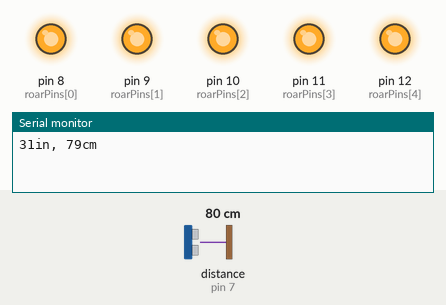
Simulated run of this sketch. Board: Arduino Uno, built with avr-gcc and run on an emulated ATmega328P. Parts: output pins drawn as LEDs (lit = HIGH), the last lines printed to the serial monitor. Wiring (inferred from the names in the program): ultrasonic range finder: trigger pin 6; echo pin 7. Inputs (shaded band) come from the test bench; at power-on: distance to the obstacle (sensor on pin 7) 80 cm. The echo pulse lasts 58.3 µs per cm; pins used as bus, display or sensor lines are not drawn.

Above: at 0.5 s.
At 1.2 s:
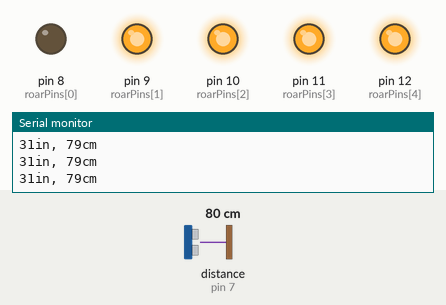
At 12.3 s:
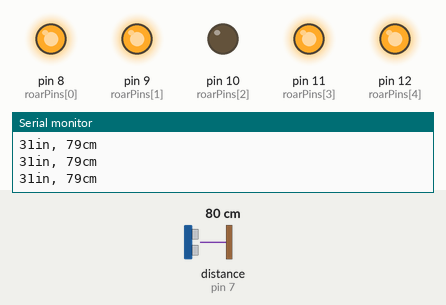
At 17.9 s:
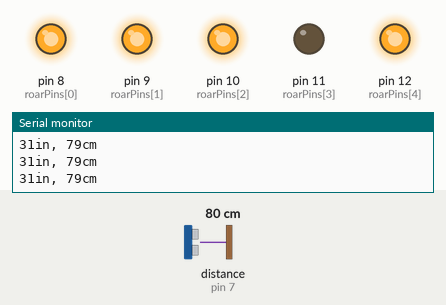
At 23.4 s:
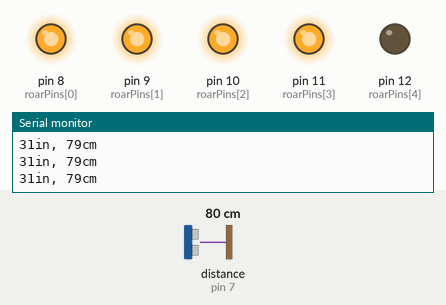
At 34.6 s:
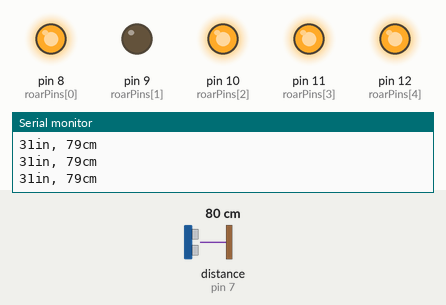
Timing chart, 0 to 36.1 s (numbered marks = the images above):
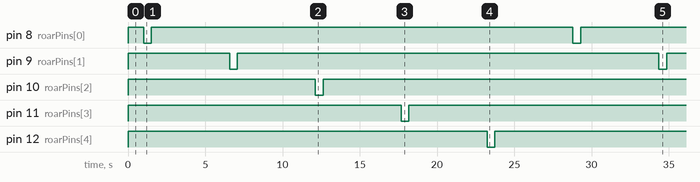

Measured:
- by itself, pin 8 (roarPins[0]), pin 9 (roarPins[1]), pin 10 (roarPins[2]), pin 11 (roarPins[3]), pin 12 (roarPins[4]): alternates HIGH for 27.3 s and LOW for 0.50 s
- by itself, everything shown: repeats every 27.8 s, in 10 steps

The sketch:

arduino-roar.ino
```cpp
/*
 * created by Rui Santos, https://randomnerdtutorials.com
 * Complete Guide for Ultrasonic Sensor HC-SR04
Ultrasonic sensor Pins:
    VCC: +5VDC
    Trig : Trigger (INPUT)
    Echo: Echo (OUTPUT)
    GND: GND
 */

struct Timer {
  unsigned long start;
  unsigned long duration;
};

int trigPin = 6;    // Trigger
int echoPin = 7;    // Echo
int const NROAR = 5;
// Output pins going to sound board
int roarPins[NROAR] = {8, 9, 10, 11, 12};
int currRoar = 0;
long duration, cm, inches;
struct Timer roar_cooldown;
// Time before it can trigger again
int const RESET_TIME = 5000; // seconds
float const MIN_TRIGGER_DISTANCE = 10.0; // cm
float const MAX_TRIGGER_DISTANCE = 150.0; // cm

void setup() {
  // Serial Port begin
  Serial.begin (9600);
  // Define inputs and outputs
  pinMode(trigPin, OUTPUT);
  pinMode(echoPin, INPUT);
  for (int i=0;i < NROAR;++i) {
    pinMode(roarPins[i], OUTPUT);
    // Sound board will play when PIN 2 goes LOW
    // Must be LOW for ~500 ms - short pulses do not
    // trigger
    digitalWrite(roarPins[i], HIGH);
  }

  roar_cooldown.duration = RESET_TIME; // ms
  roar_cooldown.start = millis() - RESET_TIME + 1000;
}

void loop() {
  // The sensor is triggered by a HIGH pulse of 10 or more microseconds.
  // Give a short LOW pulse beforehand to ensure a clean HIGH pulse:
  digitalWrite(trigPin, LOW);
  delayMicroseconds(5);
  digitalWrite(trigPin, HIGH);
  delayMicroseconds(10);
  digitalWrite(trigPin, LOW);

  // Read the signal from the sensor: a HIGH pulse whose
  // duration is the time (in microseconds) from the sending
  // of the ping to the reception of its echo off of an object.
  pinMode(echoPin, INPUT);
  duration = pulseIn(echoPin, HIGH);

  // Convert the time into a distance
  cm = (duration/2) / 29.1;     // Divide by 29.1 or multiply by 0.0343
  inches = (duration/2) / 74;   // Divide by 74 or multiply by 0.0135

  Serial.print(inches);
  Serial.print("in, ");
  Serial.print(cm);
  Serial.print("cm");
  Serial.println();

  bool can_roar = true;
  unsigned long elapsed = millis() - roar_cooldown.start;
  if (elapsed < roar_cooldown.duration) {
    can_roar = false;
  }
  if ((cm > MIN_TRIGGER_DISTANCE) && (cm < MAX_TRIGGER_DISTANCE) && can_roar) {
    digitalWrite(roarPins[currRoar], LOW);
    delay(500);
    digitalWrite(roarPins[currRoar], HIGH);
    roar_cooldown.start = millis();
    Serial.print("ROAR");
    Serial.println();
    currRoar++;
    if (currRoar >= NROAR) {
      currRoar = 0;
    }
  }

  delay(500);
}
```
